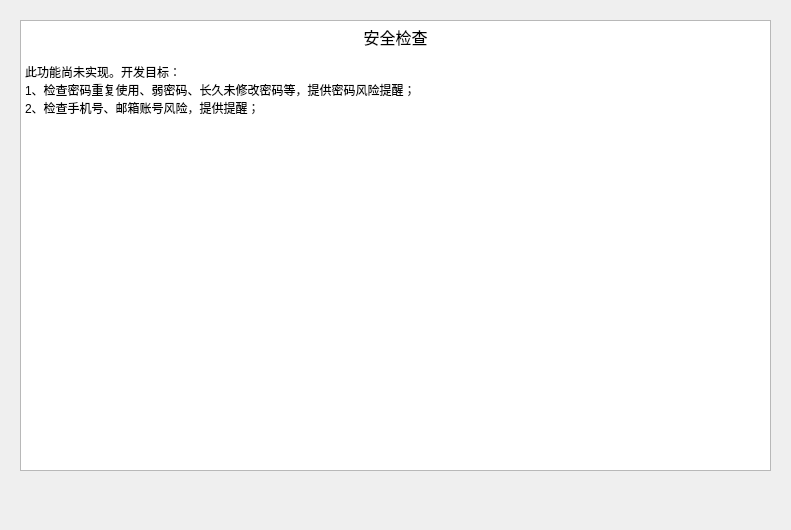
<?xml version="1.0" encoding="UTF-8"?>
<ui version="4.0">
 <class>CheckPwdSecurityForm</class>
 <widget class="QWidget" name="CheckPwdSecurityForm">
  <property name="geometry">
   <rect>
    <x>0</x>
    <y>0</y>
    <width>791</width>
    <height>530</height>
   </rect>
  </property>
  <property name="windowTitle">
   <string>Form</string>
  </property>
  <widget class="QTextEdit" name="textEdit">
   <property name="geometry">
    <rect>
     <x>20</x>
     <y>20</y>
     <width>751</width>
     <height>451</height>
    </rect>
   </property>
   <property name="readOnly">
    <bool>true</bool>
   </property>
   <property name="html">
    <string>&lt;!DOCTYPE HTML PUBLIC &quot;-//W3C//DTD HTML 4.0//EN&quot; &quot;http://www.w3.org/TR/REC-html40/strict.dtd&quot;&gt;
&lt;html&gt;&lt;head&gt;&lt;meta name=&quot;qrichtext&quot; content=&quot;1&quot; /&gt;&lt;meta charset=&quot;utf-8&quot; /&gt;&lt;style type=&quot;text/css&quot;&gt;
p, li { white-space: pre-wrap; }
hr { height: 1px; border-width: 0; }
li.unchecked::marker { content: &quot;\2610&quot;; }
li.checked::marker { content: &quot;\2612&quot;; }
&lt;/style&gt;&lt;/head&gt;&lt;body style=&quot; font-family:'Microsoft YaHei UI'; font-size:9pt; font-weight:400; font-style:normal;&quot;&gt;
&lt;p align=&quot;center&quot; style=&quot; margin-top:0px; margin-bottom:0px; margin-left:0px; margin-right:0px; -qt-block-indent:0; text-indent:0px;&quot;&gt;&lt;span style=&quot; font-size:12pt;&quot;&gt;安全检查&lt;/span&gt;&lt;/p&gt;
&lt;p style=&quot;-qt-paragraph-type:empty; margin-top:0px; margin-bottom:0px; margin-left:0px; margin-right:0px; -qt-block-indent:0; text-indent:0px;&quot;&gt;&lt;br /&gt;&lt;/p&gt;
&lt;p style=&quot; margin-top:0px; margin-bottom:0px; margin-left:0px; margin-right:0px; -qt-block-indent:0; text-indent:0px;&quot;&gt;此功能尚未实现。开发目标：&lt;/p&gt;
&lt;p style=&quot; margin-top:0px; margin-bottom:0px; margin-left:0px; margin-right:0px; -qt-block-indent:0; text-indent:0px;&quot;&gt;1、检查密码重复使用、弱密码、长久未修改密码等，提供密码风险提醒；&lt;/p&gt;
&lt;p style=&quot; margin-top:0px; margin-bottom:0px; margin-left:0px; margin-right:0px; -qt-block-indent:0; text-indent:0px;&quot;&gt;2、检查手机号、邮箱账号风险，提供提醒；&lt;/p&gt;
&lt;p style=&quot;-qt-paragraph-type:empty; margin-top:0px; margin-bottom:0px; margin-left:0px; margin-right:0px; -qt-block-indent:0; text-indent:0px;&quot;&gt;&lt;br /&gt;&lt;/p&gt;&lt;/body&gt;&lt;/html&gt;</string>
   </property>
  </widget>
 </widget>
 <resources/>
 <connections/>
</ui>
